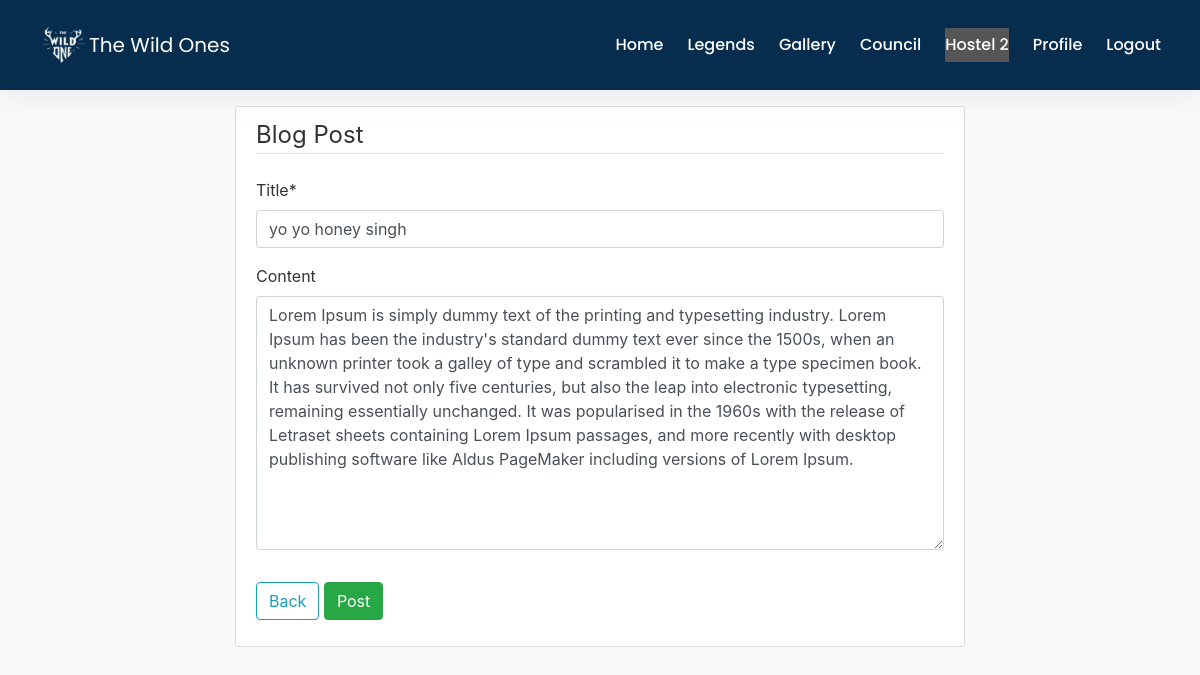
The app's page /activities/post/4/update/ (signed in) with its own data.
### hostel2/models.py (models this page shows, shortened)
class Post(models.Model):
    title = models.CharField(max_length=100)
    content = RichTextField(blank=True, null=True)
    date_posted = models.DateTimeField(default = timezone.now)
    author = models.ForeignKey(User, on_delete = models.CASCADE)

### hostel2/views.py (the view, shortened to what this page needs)
# urls.py: path('activities/post/<int:pk>/update/', PostUpdateView.as_view(), name='post-update'),
class PostUpdateView(LoginRequiredMixin, UserPassesTestMixin, UpdateView):
  model = Post
  fields = ['title','content']
  def test_func(self):
    post = self.get_object()
    if self.request.user == post.author:
      return True
    return False

### hostel2/templates/hostel2/post_form.html (shortened to what this page needs)
{% extends "hostel2/base.html" %}
 {% block head %}
{% load static %}
<link rel="stylesheet" type="text/css" href="{% static 'hostel2/main.css' %}">
{% endblock %}
{% load crispy_forms_tags %}
  {% block content %}
    <div class="content-section">
        <form method="POST">
            <fieldset class="form-group">
                <legend class="border-bottom mb-4">Blog Post</legend>
                {{ form|crispy }}
            </fieldset>
            <div class="form-group">
                <button class="btn btn-outline-info" type="submit" href="{% url 'blog-home' %}">Back</button>
                <button class="btn btn-success" type="submit">Post</button>
            </div>
        </form>
    </div>
  {% endblock %}

### hostel2/static/hostel2/navbar.css (style rules this page uses)
body { background-image: url('https://s3-us-west-2.amazonaws.com/s.cdpn.io/1462889/pat-back.svg'); background-position: center; background-repeat: repeat; background-size: 7%; background-color: #fff; overflow-x: hidden; transition: all 200ms linear; }

### hostel2/static/hostel2/main.css (style rules this page uses)
* { box-sizing: border-box; align-items: center; }
body { background: #fafafa; color: #333333; }
.content-section { background: #ffffff; padding: 10px 20px; border: 1px solid #dddddd; border-radius: 3px; margin-bottom: 20px; }
#bg { background-image: url("Images/bg.jpg"); background-position: center; background-size: cover; background-attachment: fixed; }

### records on screen
Post: title "yo yo honey singh", content "Lorem Ipsum is simply dummy text of the printing and typesetting industry. Lorem Ipsum has been the industry's standard dummy text ever since the 1500s, when an unknown printer took a galley of type and scrambled it to make a type specimen book. It has survived not only five centuries, but also the leap into electronic typesetting, remaining essentially unchanged. It was popularised in the 1960s with the release of Letraset sheets containing Lorem Ipsum passages, and more recently with desktop publishing software like Aldus PageMaker including versions of Lorem Ipsum."
